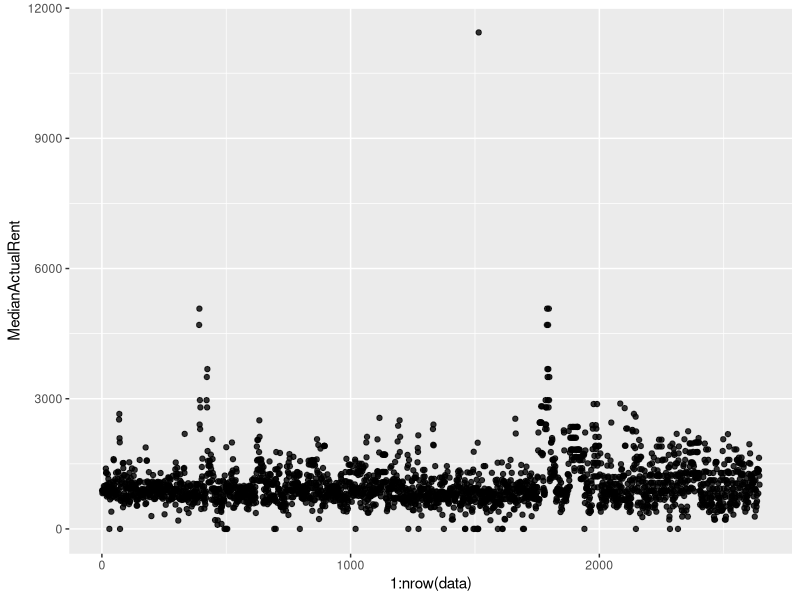

Here is the R script that generated this plot:
## ---- chunk 1
library(forcats)
library(ggplot2)
project = read.csv("Housing_New_York_Units_by_Building.csv", stringsAsFactors = T, na.strings=c("----", "", "NA"))
rent = read.csv("Local_Law_44_-_Unit_Income_Rent.csv", stringsAsFactors = T, na.strings=c("", "NA"))

rent$MedianActualRent = as.numeric(gsub(",", "", rent$MedianActualRent))
# remove columns that around or more than 50% values are NAs
project = subset(project, select = -c(BIN) )

# remove rows with NAs
project = na.omit(project)
rent = na.omit(rent)

# drop unused levels and reorder levels
rent$BedroomSize = droplevels(rent$BedroomSize)
rent$BedroomSize = fct_relevel(rent$BedroomSize, "STUDIO")

# merge two data sets together
data = merge(project, rent, by.x = "Building.ID", by.y = "BuildingID")

ggplot(data, aes(1: nrow(data), MedianActualRent)) +
  geom_point(alpha = 0.8)
